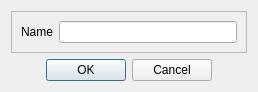
<?xml version="1.0" encoding="UTF-8"?>
<ui version="4.0">
 <class>AddPlaylistDialog</class>
 <widget class="QDialog" name="AddPlaylistDialog">
  <property name="geometry">
   <rect>
    <x>0</x>
    <y>0</y>
    <width>258</width>
    <height>86</height>
   </rect>
  </property>
  <property name="windowTitle">
   <string>Dialog</string>
  </property>
  <layout class="QGridLayout" name="gridLayout">
   <item row="0" column="0">
    <widget class="QFrame" name="frame">
     <property name="frameShape">
      <enum>QFrame::StyledPanel</enum>
     </property>
     <property name="frameShadow">
      <enum>QFrame::Raised</enum>
     </property>
     <layout class="QHBoxLayout" name="horizontalLayout">
      <item>
       <widget class="QLabel" name="label">
        <property name="text">
         <string>Name</string>
        </property>
       </widget>
      </item>
      <item>
       <widget class="QLineEdit" name="lineEdit"/>
      </item>
     </layout>
    </widget>
   </item>
   <item row="1" column="0">
    <widget class="QDialogButtonBox" name="buttonBox">
     <property name="orientation">
      <enum>Qt::Horizontal</enum>
     </property>
     <property name="standardButtons">
      <set>QDialogButtonBox::Cancel|QDialogButtonBox::Ok</set>
     </property>
     <property name="centerButtons">
      <bool>true</bool>
     </property>
    </widget>
   </item>
  </layout>
 </widget>
 <resources/>
 <connections>
  <connection>
   <sender>buttonBox</sender>
   <signal>accepted()</signal>
   <receiver>AddPlaylistDialog</receiver>
   <slot>accept()</slot>
   <hints>
    <hint type="sourcelabel">
     <x>248</x>
     <y>254</y>
    </hint>
    <hint type="destinationlabel">
     <x>157</x>
     <y>274</y>
    </hint>
   </hints>
  </connection>
  <connection>
   <sender>buttonBox</sender>
   <signal>rejected()</signal>
   <receiver>AddPlaylistDialog</receiver>
   <slot>reject()</slot>
   <hints>
    <hint type="sourcelabel">
     <x>316</x>
     <y>260</y>
    </hint>
    <hint type="destinationlabel">
     <x>286</x>
     <y>274</y>
    </hint>
   </hints>
  </connection>
 </connections>
</ui>
